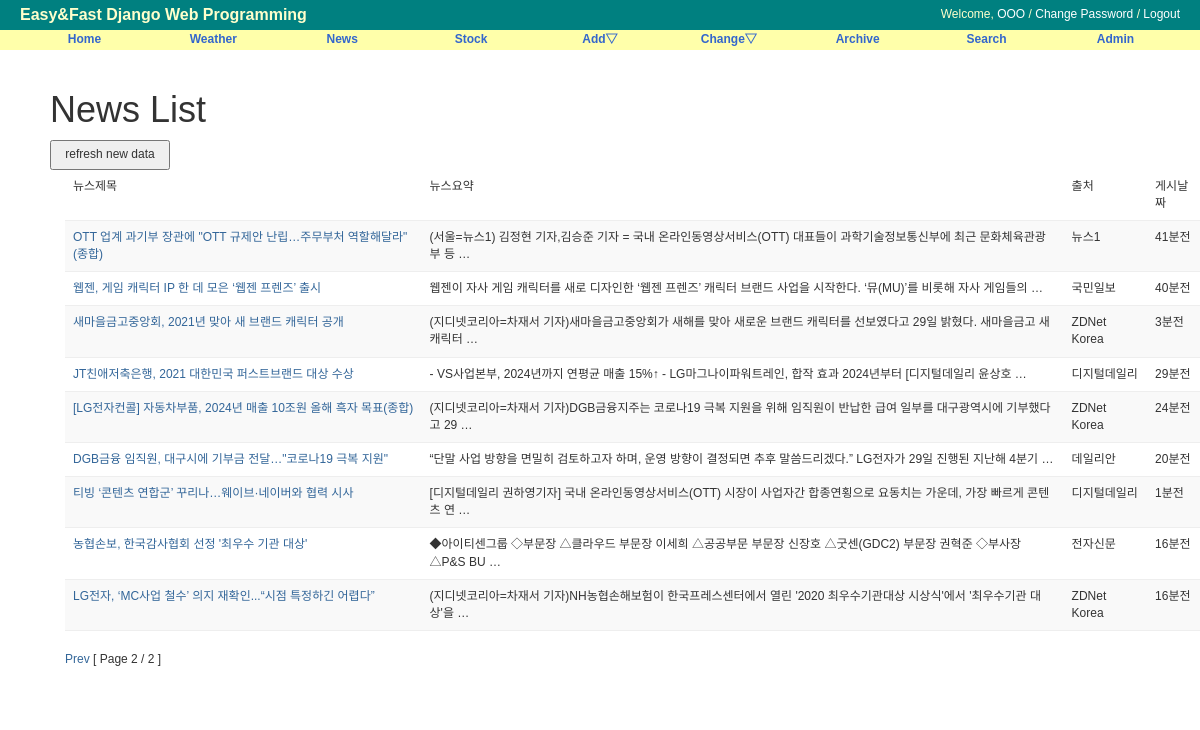
Screenshot of /news/?page=2 with the database file from the repository.
### news/models.py (models this page shows, shortened)
class News(models.Model):
    objects = models.Manager()
    title = models.TextField('TITLE', max_length=255, unique=True)
    content = models.TextField('CONTENT', blank=True)
    company = models.CharField('COMPANY', max_length=50,blank=True)
    saved_time = models.TextField('SAVED_TIME', blank=True)
    class Meta:
        db_table = 'news'
        ordering = ('-saved_time',) # desc,

### news/views.py (the view)
# urls.py: path('', NewsLV.as_view(), name='index'),
class NewsLV(ListView):
    model = News
    template_name = "news/news_list.html"
    paginate_by = 10

### news/templates/news/news_list.html (shortened to what this page needs)
{% extends "base.html" %}
{% block content %}
<div id="content">
<h1>News List</h1>
    <div class="col-4" style="float: left;">
        <form action="" method="POST">
            <input type="submit" value="refresh new data" style="height: 30px; width: 120px;">
        </form>
    </div>
<div class="container">
    <table class="table table-striped">
        <thead>
            <tr>
                <td>뉴스제목</td>
                <td>뉴스요약</td>
                <td>출처</td>
                <td>게시날짜</td>
            </tr>
        </thead>
        <tbody>
            {% for news in object_list %}
            <tr>
                <td><a href="{% url 'news:detail' news.id %}">{{ news.title }}</a></td>
                <td>{{ news.content }}</td>
                <td>{{ news.company }}</td>
                <td>{{ news.saved_time }}</td>
            </tr>
            {% endfor %}
        </tbody>
    </table>
    <div>
        {% if page_obj.has_previous %}
            <a href="?page={{ page_obj.previous_page_number }}">Prev</a>
        {% endif %}
        [ Page {{page_obj.number}} / {{ page_obj.paginator.num_pages}} ]
    </div>
    <br><br>
    </div>
</div>
{% endblock content %}

### static/css/base.css (style rules this page uses)
body { font-family: "Lucida Grande", Verdana, Arial, sans-serif; font-size: 12px; }
div#content { position: absolute; top: 70px; left: 50px; right: 50px; }
a:link, a:visited { color: #369; text-decoration: none; }
table { border-collapse: collapse; }
td, th { line-height: 18px; border-bottom: 1px solid #eee; vertical-align: top; padding: 5px 15px; font-family: "Lucida Grande", Verdana, Arial, sans-serif; }

### rows the page displays
News: title "OTT 업계 과기부 장관에 \"OTT 규제안 난립…주무부처 역할해달라\"(종합)", content "(서울=뉴스1) 김정현 기자,김승준 기자 = 국내 온라인동영상서비스(OTT) 대표들이 과학기술정보통신부에 최근 문화체육관광부 등 …", company "뉴스1", saved_time "41분전"
News: title "웹젠, 게임 캐릭터 IP 한 데 모은 ‘웹젠 프렌즈’ 출시", content "웹젠이 자사 게임 캐릭터를 새로 디자인한 ‘웹젠 프렌즈’ 캐릭터 브랜드 사업을 시작한다. ‘뮤(MU)’를 비롯해 자사 게임들의 …", company "국민일보", saved_time "40분전"
News: title "새마을금고중앙회, 2021년 맞아 새 브랜드 캐릭터 공개", content "(지디넷코리아=차재서 기자)새마을금고중앙회가 새해를 맞아 새로운 브랜드 캐릭터를 선보였다고 29일 밝혔다. 새마을금고 새 캐릭터 …", company "ZDNet Korea", saved_time "3분전"
News: title "JT친애저축은행, 2021 대한민국 퍼스트브랜드 대상 수상", content "- VS사업본부, 2024년까지 연평균 매출 15%↑ - LG마그나이파워트레인, 합작 효과 2024년부터 [디지털데일리 윤상호 …", company "디지털데일리", saved_time "29분전"
News: title "[LG전자컨콜] 자동차부품, 2024년 매출 10조원 올해 흑자 목표(종합)", content "(지디넷코리아=차재서 기자)DGB금융지주는 코로나19 극복 지원을 위해 임직원이 반납한 급여 일부를 대구광역시에 기부했다고 29 …", company "ZDNet Korea", saved_time "24분전"
News: title "DGB금융 임직원, 대구시에 기부금 전달…\"코로나19 극복 지원\"", content "“단말 사업 방향을 면밀히 검토하고자 하며, 운영 방향이 결정되면 추후 말씀드리겠다.” LG전자가 29일 진행된 지난해 4분기 …", company "데일리안", saved_time "20분전"
News: title "티빙 ‘콘텐츠 연합군’ 꾸리나…웨이브·네이버와 협력 시사", content "[디지털데일리 권하영기자] 국내 온라인동영상서비스(OTT) 시장이 사업자간 합종연횡으로 요동치는 가운데, 가장 빠르게 콘텐츠 연 …", company "디지털데일리", saved_time "1분전"
News: title "농협손보, 한국감사협회 선정 '최우수 기관 대상'", content "◆아이티센그룹 ◇부문장 △클라우드 부문장 이세희 △공공부문 부문장 신장호 △굿센(GDC2) 부문장 권혁준 ◇부사장 △P&S BU …", company "전자신문", saved_time "16분전"
News: title "LG전자, ‘MC사업 철수’ 의지 재확인...“시점 특정하긴 어렵다”", content "(지디넷코리아=차재서 기자)NH농협손해보험이 한국프레스센터에서 열린 '2020 최우수기관대상 시상식'에서 '최우수기관 대상'을 …", company "ZDNet Korea", saved_time "16분전"

### other values shown
{{ page_obj.number }} "2"
{{ page_obj.paginator.num_pages }} "2"
